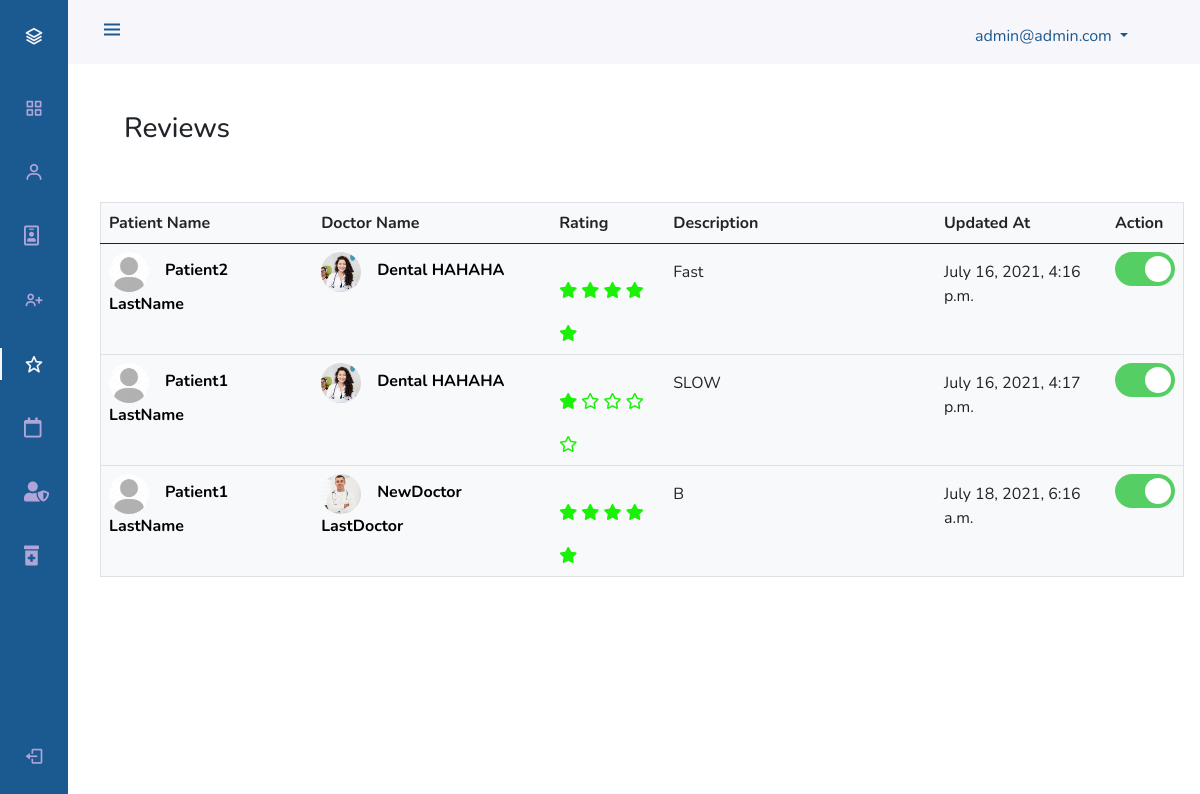
The page /admindashboard/reviews/ (signed in) on the database its author committed.
### accounts/models.py (models this page shows, shortened)
class User(AbstractUser):
    GENDER_CHOICES = (
    (0, 'male'),
    (1, 'female'),
    (2, 'not specified'),
)
    username = None
    is_doctor = models.BooleanField(default=False)
    is_patient = models.BooleanField(default=True)
    first_name = models.CharField(max_length=100)
    last_name = models.CharField(max_length=100)
    email = models.EmailField(max_length=40,unique=True)
    phone_number = models.CharField(max_length=20)
    address = models.CharField(max_length=100)
    dob = models.DateField(auto_now_add=False,null=True,blank=False)
    gender = models.IntegerField(choices=GENDER_CHOICES,null=False)
    created_at = models.DateTimeField(auto_now_add=True)
    updated_at = models.DateTimeField(auto_now_add=True)
    is_active = models.BooleanField(default=False)
    USERNAME_FIELD = 'email'
    REQUIRED_FIELDS = []
    objects = UserManager()

class Patient(models.Model):
    user = models.OneToOneField(User,on_delete=models.CASCADE,primary_key=True)
    slug = models.SlugField(max_length=50,unique=True)
    blood = models.CharField(max_length=100)
    objects = UserManager()

class PatientProfile(models.Model):
    user = models.OneToOneField(User,on_delete=models.CASCADE)
    address_1 =  models.CharField(max_length=100,blank=True)
    address_2 =  models.CharField(max_length=100,blank=True)
    profile_pic = models.ImageField(blank=True, upload_to='profile/patient',default='profile/default_user.jpg')

class Doctor(models.Model):
    user = models.OneToOneField(User,on_delete=models.CASCADE,primary_key=True)
    slug = models.SlugField(max_length=50,unique=True)
    specialist = models.ForeignKey(Specialist,on_delete=models.CASCADE)
    location = models.CharField(max_length=100)

class DoctorProfile(models.Model):
    user = models.OneToOneField(User,on_delete=models.CASCADE)
    about_me = models.TextField(max_length=2000,blank=False)
    address_1 =  models.CharField(max_length=100,blank=True)
    address_2 =  models.CharField(max_length=100,blank=True)
    profile_pic = models.ImageField(blank=True,upload_to='profile/doctor',default='profile/default_user.jpg')
    education1 = models.CharField(max_length=50,blank=True,null=True)
    university1 = models.CharField(max_length=50,blank=True,null=True)
    from_year1 = models.CharField(max_length=50,blank=True,null=True)
    to_year1 = models.CharField(max_length=50,blank=True,null=True)
    education2 = models.CharField(max_length=50,blank=True,null=True)
    university2 = models.CharField(max_length=50,blank=True,null=True)
    from_year2 = models.CharField(max_length=50,blank=True,null=True)
    to_year2 = models.CharField(max_length=50,blank=True,null=True)
    professtion_title1 = models.CharField(max_length=50,blank=True,null=True)
    professtion_from_year1 = models.CharField(max_length=50,blank=True,null=True)
    professtion_to_year1 = models.CharField(max_length=50,blank=True,null=True)
    place_1 = models.CharField(max_length=50,blank=True,null=True)
    place_2 = models.CharField(max_length=50,blank=True,null=True)
    professtion_title2 = models.CharField(max_length=50,blank=True,null=True)
    professtion_from_year2 = models.CharField(max_length=50,blank=True,null=True)
    professtion_to_year2 = models.CharField(max_length=50,blank=True,null=True)
    services = models.CharField(max_length=200,blank=True,null=False)
    specialization = models.CharField(max_length=200,blank=True,null=False)

### search/models.py (models this page shows, shortened)
class ReviewRating(models.Model):
    review_doctor = models.ForeignKey('accounts.Doctor',on_delete=models.CASCADE)
    review_patient = models.ForeignKey('accounts.Patient',on_delete=models.CASCADE)
    subject = models.CharField(max_length=100,blank= True)
    review = models.TextField(max_length=500,blank= True)
    rating = models.IntegerField()
    review_status = models.BooleanField(default=True)
    created_at = models.DateTimeField(auto_now_add=True)
    updated_at = models.DateTimeField(auto_now_add=True)

### admins/decorators.py (the view)
    def wrapper_function(request, *args, **kwargs):
        if not request.user.is_superuser:
            return redirect('/admindashboard/login')
        else:
            return view_function(request, *args, **kwargs)

### admins/views.py (called while the page is built)
@is_user_admin
def adminReviews(request):
    reviews = ReviewRating.objects.all()
    context = {
        'review_list':reviews
    }
    return render(request,'admindashboard/reviews.html',context)

### templates/admindashboard/reviews.html (shortened to what this page needs)
{% extends "adminBase.html"%} {% load static %}
{% block content %}
    {% include 'includes/admin_header.html' %}
    {% include 'includes/admin_sidebar.html' %}
    <div class="pt-5 mt-5" >
        <div class="row container pb-5">
            <h3 class="text">Reviews</h3>
            <br>
        </div>
            </div>
            <div class="row pb-2">
                <div class="col ">
                    <table class="table table-hover border bg-light" >
                        <thead>
                          <tr class="">
                            <th scope="col">Patient Name</th>
                            <th scope="col">Doctor Name</th>
                            <th scope="col" >Rating</th>
                            <th scope="col">Description</th>
                            <th scope="col">Updated At</th>
                            <th scope="col">Action</th>
                          </tr>
                        </thead>
                        <tbody>
                            {% for review in review_list %}
                          <tr>
                            <th scope="row">
                                <a href="#" class="name"> <img src="{{review.review_patient.user.patientprofile.profile_pic.url}}" width="40px" class="rounded-circle" alt=""><span class="m-3">{{review.review_patient.user.first_name}} {{review.review_patient.user.last_name}}</span></a>
                            </th>
                            <th scope="row">
                                <a href="#" class="name"> <img src="{{review.review_doctor.user.doctorprofile.profile_pic.url}}" width="40px" class="rounded-circle" alt=""><span class="m-3">{{review.review_doctor.user.first_name}} {{review.review_doctor.user.last_name}}</span></a>
                            </th>
                            <td class="pt-3">
                                <i class="fas fa-star"></i>
                                    <i class="{% if review.rating > 1 %} fas fa-star{% else %}far fa-star{% endif %}"></i>
                                    <i class="{% if review.rating > 2 %} fas fa-star {% else %}far fa-star{% endif %}"></i>
                                    <i class="{% if review.rating > 3 %} fas fa-star {% else %}far fa-star{% endif %}"></i>
                                    <i class="{% if review.rating > 4 %} fas fa-star {% else %}far fa-star{% endif %}"></i>
                            </td>
                            <td class="pt-3 overflow-scroll w-25">{{review.review}}</td>
                            <td class="pt-3">{{review.updated_at}}</td>
                            <td>
                                <label class="switch">
                                    <span class="slider round"></span>
                                </label>
                            </td>
                          </tr>
                          {% endfor %}
                        </tbody>
                      </table>
                </div>
        </div>
    {% endblock %}

### templates/includes/admin_header.html (shortened to what this page needs)
{% load static %}
<header class="header" id="header">
    <div class="header_toggle"> <i class='bx bx-menu' id="header-toggle"></i> </div>
    <ul>
        <li class="nav-item dropdown pt-4 m-4">
            <a class="nav-link dropdown-toggle w-25" href="#" id="navbarDropdownMenuLink" role="button" data-bs-toggle="dropdown" aria-expanded="false" style="color: #1B5A90;">
              <span class="">
              </span>
              {{user.email}}
            </a>
          </li>
    </ul>
</header>

### static/css/admin.css (style rules this page uses)
:root { --header-height: 3rem; --nav-width: 68px; --first-color: #1B5A90; --first-color-light: #AFA5D9; --white-color: #F7F6FB; --body-font: 'Nunito', sans-serif; --normal-font-size: 1rem; --z-fixed: 100 }
body { position: relative; margin: var(--header-height) 0 0 0; padding: 0 1rem; font-family: var(--body-font); font-size: var(--normal-font-size); transition: .5s }
.header { width: 100%; height: var(--header-height); position: fixed; top: 0; left: 0; display: flex; align-items: center; justify-content: space-between; padding: 0 1rem; background-color: var(--white-color); z-index: var(--z-fixed); transition: .5s }
.header_toggle { color: var(--first-color); font-size: 1.5rem; cursor: pointer }
@media screen and (min-width: 768px) { body { margin: calc(var(--header-height) + 1rem) 0 0 0; padding-left: calc(var(--nav-width) + 2rem) } }
@media screen and (min-width: 768px) { .header { height: calc(var(--header-height) + 1rem); padding: 0 2rem 0 calc(var(--nav-width) + 2rem) } }
#header ul li { list-style: none; }
.fa-user-friends, .fa-address-card, .fa-calendar-check, .fa-star { margin-top: 22px; }
.fa-star { color: #1bf108; }
.name { text-decoration: none; color: black; }
.switch { position: relative; display: inline-block; width: 60px; height: 34px; }
.slider { position: absolute; cursor: pointer; top: 0; left: 0; right: 0; bottom: 0; background-color: #e0001a; -webkit-transition: .4s; transition: .4s; }
.slider:before { position: absolute; content: ""; height: 26px; width: 26px; left: 4px; bottom: 4px; background-color: white; -webkit-transition: .4s; transition: .4s; }
input:checked + .slider { background-color: #55ce63; }
input:checked + .slider:before { -webkit-transform: translateX(26px); -ms-transform: translateX(26px); transform: translateX(26px); }
.slider.round { border-radius: 34px; }
.slider.round:before { border-radius: 50%; }

### rows shown on the page
User: email "admin@admin.com"
ReviewRating: review_patient.user.patientprofile.profile_pic (placeholder picture), review_patient.user.first_name "Patient2", review_patient.user.last_name "LastName", review_doctor.user.doctorprofile.profile_pic (picture), review_doctor.user.first_name "Dental", review_doctor.user.last_name "HAHAHA", rating 5 (drawn), review "Fast", updated_at "July 16, 2021, 4:16 p.m."
ReviewRating: review_patient.user.patientprofile.profile_pic (placeholder picture), review_patient.user.first_name "Patient1", review_patient.user.last_name "LastName", review_doctor.user.doctorprofile.profile_pic (picture), review_doctor.user.first_name "Dental", review_doctor.user.last_name "HAHAHA", rating 1 (drawn), review "SLOW", updated_at "July 16, 2021, 4:17 p.m."
ReviewRating: review_patient.user.patientprofile.profile_pic (placeholder picture), review_patient.user.first_name "Patient1", review_patient.user.last_name "LastName", review_doctor.user.doctorprofile.profile_pic (picture), review_doctor.user.first_name "NewDoctor", review_doctor.user.last_name "LastDoctor", rating 5 (drawn), review "B", updated_at "July 18, 2021, 6:16 a.m."
